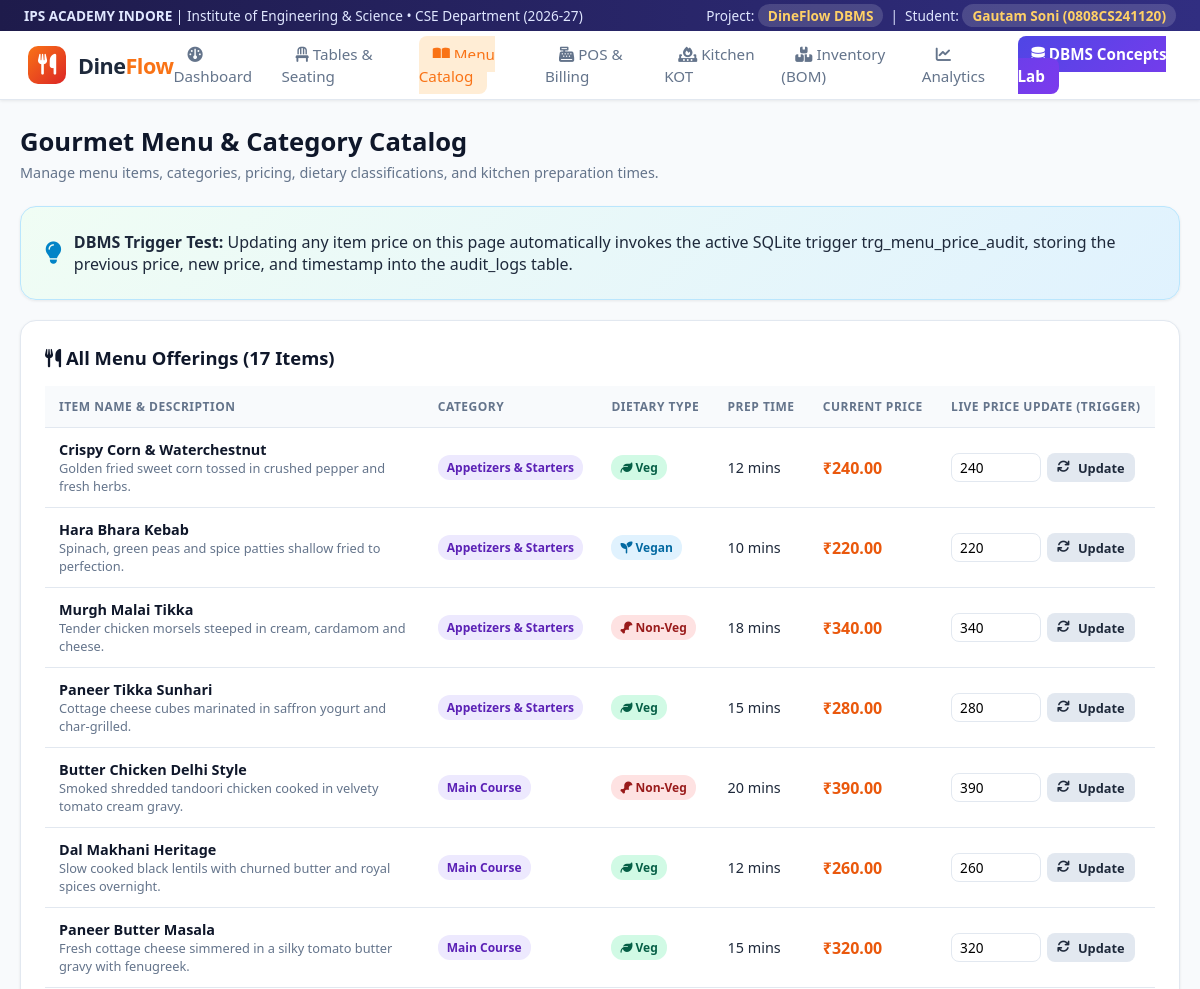
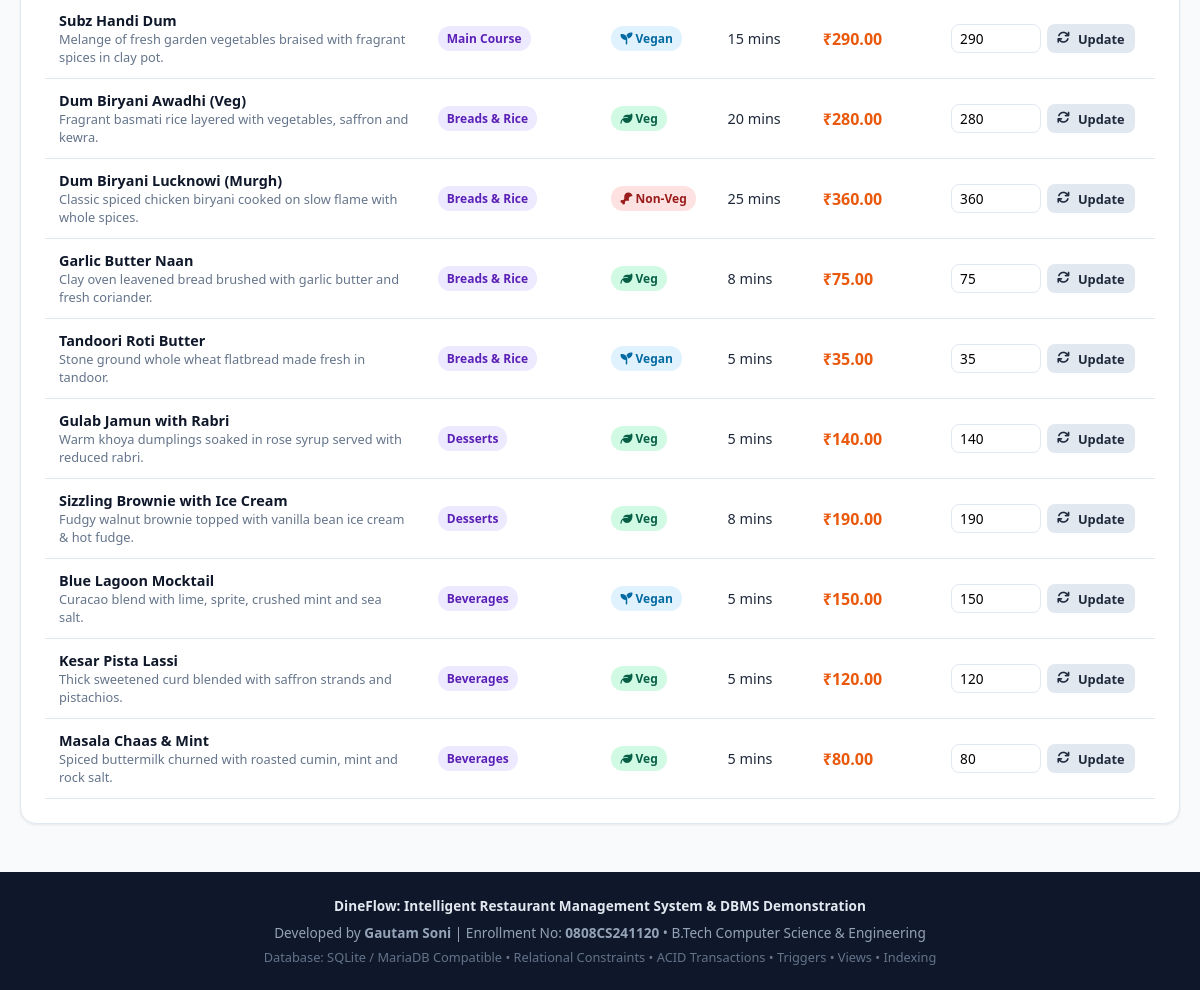
The page /menu on the database its author committed (2 pictures, top to bottom).
### tables this page shows
CREATE TABLE menu_items (
    item_id INTEGER PRIMARY KEY AUTOINCREMENT,
    category_id INTEGER NOT NULL,
    name VARCHAR(100) NOT NULL UNIQUE,
    description TEXT,
    price DECIMAL(10, 2) NOT NULL CHECK(price >= 0),
    dietary_type VARCHAR(20) NOT NULL CHECK(dietary_type IN ('Veg', 'Non-Veg', 'Vegan', 'Egg')),
    preparation_time_mins INTEGER DEFAULT 15 CHECK(preparation_time_mins > 0),
    is_available INTEGER NOT NULL DEFAULT 1 CHECK(is_available IN (0, 1)),
    image_url VARCHAR(255),
    created_at TIMESTAMP DEFAULT CURRENT_TIMESTAMP,
    FOREIGN KEY (category_id) REFERENCES categories(category_id) ON DELETE RESTRICT ON UPDATE CASCADE
);

CREATE TABLE categories (
    category_id INTEGER PRIMARY KEY AUTOINCREMENT,
    category_name VARCHAR(50) NOT NULL UNIQUE,
    description TEXT,
    display_order INTEGER DEFAULT 1
);

### app/__init__.py (the view)
    @app.route('/menu')
    def menu():
        conn = get_db_connection()
        cur = conn.cursor()
        categories = cur.execute("SELECT * FROM categories ORDER BY display_order").fetchall()
        items = cur.execute("""
            SELECT m.*, c.category_name
            FROM menu_items m
            JOIN categories c ON m.category_id = c.category_id
            ORDER BY c.display_order, m.name
        """).fetchall()
        conn.close()
        return render_template('menu.html', categories=categories, items=items)

### app/db.py (called while the page is built)
def get_db_connection():
    os.makedirs(DB_DIR, exist_ok=True)
    conn = sqlite3.connect(DB_PATH)
    conn.row_factory = sqlite3.Row
    conn.execute("PRAGMA foreign_keys = ON;")
    return conn

### app/templates/menu.html (shortened to what this page needs)
{% extends 'base.html' %}
{% block content %}
<div class="page-header">
    <div>
        <h1 class="page-title">Gourmet Menu & Category Catalog</h1>
        <p class="page-subtitle">Manage menu items, categories, pricing, dietary classifications, and kitchen preparation times.</p>
    </div>
</div>
<div class="card" style="margin-bottom:20px; background:linear-gradient(135deg, #f0fdf4, #e0f2fe); border:1px solid #bae6fd;">
    <div style="display:flex; align-items:center; gap:12px;">
        <i class="fa-solid fa-lightbulb" style="font-size:1.4rem; color:#0284c7;"></i>
        <div>
            <strong>DBMS Trigger Test:</strong> Updating any item price on this page automatically invokes the active SQLite trigger
            <code>trg_menu_price_audit</code>, storing the previous price, new price, and timestamp into the <code>audit_logs</code> table.
        </div>
    </div>
</div>
<div class="card">
    <div class="card-title">
        <span><i class="fa-solid fa-utensils"></i> All Menu Offerings ({{ items|length }} Items)</span>
    </div>
    <div class="table-responsive">
        <table class="data-table">
            <thead>
                <tr>
                    <th>Item Name & Description</th>
                    <th>Category</th>
                    <th>Dietary Type</th>
                    <th>Prep Time</th>
                    <th>Current Price</th>
                    <th>Live Price Update (Trigger)</th>
                </tr>
            </thead>
            <tbody>
                {% for item in items %}
                <tr>
                    <td>
                        <div style="font-weight:700; color:#0f172a;">{{ item.name }}</div>
                        <div style="font-size:0.8rem; color:#64748b; max-width:350px;">{{ item.description }}</div>
                    </td>
                    <td><span class="badge badge-purple">{{ item.category_name }}</span></td>
                    <td>
                        {% if item.dietary_type == 'Veg' %}
                            <span class="badge badge-success"><i class="fa-solid fa-leaf"></i> Veg</span>
                        {% elif item.dietary_type == 'Non-Veg' %}
                            <span class="badge badge-danger"><i class="fa-solid fa-drumstick-bite"></i> Non-Veg</span>
                        {% else %}
                            <span class="badge badge-info"><i class="fa-solid fa-seedling"></i> Vegan</span>
                        {% endif %}
                    </td>
                    <td>{{ item.preparation_time_mins }} mins</td>
                    <td><strong style="font-size:1rem; color:#ea580c;">₹{{ "%.2f"|format(item.price) }}</strong></td>
                    <td>
                        <form action="{{ url_for('update_menu_price') }}" method="POST" style="display:flex; gap:6px;">
                            <input type="number" step="0.5" name="new_price" value="{{ item.price }}" class="form-control" style="width:90px; padding:4px 8px; font-size:0.85rem;" required>
                            <button type="submit" class="btn btn-secondary btn-sm" title="Updates price and fires audit trigger">
                                <i class="fa-solid fa-arrows-rotate"></i> Update
                            </button>
                        </form>
                    </td>
                </tr>
                {% endfor %}
            </tbody>
        </table>
    </div>
</div>
{% endblock %}

### app/static/css/style.css (style rules this page uses)
:root { --primary: #f97316; --primary-dark: #ea580c; --primary-light: #ffedd5; --secondary: #4f46e5; --secondary-dark: #4338ca; --dark-bg: #0f172a; --card-bg: #ffffff; --text-main: #1e293b; --text-muted: #64748b; --border-color: #e2e8f0; --success: #10b981; --warning: #f59e0b; --danger: #ef4444; --info: #0ea5e9; --radius-md: 10px; --radius-lg: 16px; --shadow-sm: 0 1px 3px rgba(0,0,0,0.08); --shadow-md: 0 4px 14px rgba(0,0,0,0.06); --shadow-lg: 0 10px 25px rgba(0,0,0,0.1); }
* { box-sizing: border-box; margin: 0; padding: 0; font-family: 'Segoe UI', -apple-system, BlinkMacSystemFont, Roboto, sans-serif; }
body { background-color: #f8fafc; color: var(--text-main); display: flex; flex-direction: column; min-height: 100vh; }
.page-header { display: flex; justify-content: space-between; align-items: center; margin-bottom: 24px; }
.page-title { font-size: 1.6rem; font-weight: 700; color: #0f172a; }
.page-subtitle { font-size: 0.9rem; color: var(--text-muted); margin-top: 4px; }
.btn { display: inline-flex; align-items: center; gap: 8px; padding: 9px 18px; border-radius: 8px; font-size: 0.9rem; font-weight: 600; cursor: pointer; border: none; text-decoration: none; transition: all 0.2s ease; }
.btn-secondary { background: #e2e8f0; color: #1e293b; }
.btn-sm { padding: 5px 10px; font-size: 0.8rem; }
.card { background: var(--card-bg); border: 1px solid var(--border-color); border-radius: var(--radius-lg); padding: 24px; box-shadow: var(--shadow-sm); margin-bottom: 24px; }
.card-title { font-size: 1.15rem; font-weight: 700; margin-bottom: 16px; display: flex; justify-content: space-between; align-items: center; color: #0f172a; }
.table-responsive { overflow-x: auto; }
table.data-table { width: 100%; border-collapse: collapse; font-size: 0.9rem; }
table.data-table th, table.data-table td { padding: 12px 14px; text-align: left; border-bottom: 1px solid var(--border-color); }
table.data-table th { background: #f8fafc; color: var(--text-muted); font-weight: 600; text-transform: uppercase; font-size: 0.75rem; letter-spacing: 0.5px; }
.badge { display: inline-block; padding: 4px 9px; border-radius: 12px; font-size: 0.75rem; font-weight: 600; }
.badge-success { background: #d1fae5; color: #065f46; }
.badge-danger { background: #fee2e2; color: #991b1b; }
.badge-info { background: #e0f2fe; color: #0369a1; }
.badge-purple { background: #ede9fe; color: #5b21b6; }
.form-control { width: 100%; padding: 10px 12px; border: 1px solid var(--border-color); border-radius: 8px; font-size: 0.9rem; outline: none; background: white; }

### rows shown on the page
menu_items: name "Crispy Corn & Waterchestnut", description "Golden fried sweet corn tossed in crushed pepper and fresh herbs.", category_name "Appetizers & Starters", dietary_type "Veg" (drawn), preparation_time_mins "12", price "240.00", new_price "240"
menu_items: name "Hara Bhara Kebab", description "Spinach, green peas and spice patties shallow fried to perfection.", category_name "Appetizers & Starters", dietary_type "Vegan" (drawn), preparation_time_mins "10", price "220.00", new_price "220"
menu_items: name "Murgh Malai Tikka", description "Tender chicken morsels steeped in cream, cardamom and cheese.", category_name "Appetizers & Starters", dietary_type "Non-Veg" (drawn), preparation_time_mins "18", price "340.00", new_price "340"
menu_items: name "Paneer Tikka Sunhari", description "Cottage cheese cubes marinated in saffron yogurt and char-grilled.", category_name "Appetizers & Starters", dietary_type "Veg" (drawn), preparation_time_mins "15", price "280.00", new_price "280"
menu_items: name "Butter Chicken Delhi Style", description "Smoked shredded tandoori chicken cooked in velvety tomato cream gravy.", category_name "Main Course", dietary_type "Non-Veg" (drawn), preparation_time_mins "20", price "390.00", new_price "390"
menu_items: name "Dal Makhani Heritage", description "Slow cooked black lentils with churned butter and royal spices overnight.", category_name "Main Course", dietary_type "Veg" (drawn), preparation_time_mins "12", price "260.00", new_price "260"
menu_items: name "Paneer Butter Masala", description "Fresh cottage cheese simmered in a silky tomato butter gravy with fenugreek.", category_name "Main Course", dietary_type "Veg" (drawn), preparation_time_mins "15", price "320.00", new_price "320"
menu_items: name "Subz Handi Dum", description "Melange of fresh garden vegetables braised with fragrant spices in clay pot.", category_name "Main Course", dietary_type "Vegan" (drawn), preparation_time_mins "15", price "290.00", new_price "290"
menu_items: name "Dum Biryani Awadhi (Veg)", description "Fragrant basmati rice layered with vegetables, saffron and kewra.", category_name "Breads & Rice", dietary_type "Veg" (drawn), preparation_time_mins "20", price "280.00", new_price "280"
menu_items: name "Dum Biryani Lucknowi (Murgh)", description "Classic spiced chicken biryani cooked on slow flame with whole spices.", category_name "Breads & Rice", dietary_type "Non-Veg" (drawn), preparation_time_mins "25", price "360.00", new_price "360"
menu_items: name "Garlic Butter Naan", description "Clay oven leavened bread brushed with garlic butter and fresh coriander.", category_name "Breads & Rice", dietary_type "Veg" (drawn), preparation_time_mins "8", price "75.00", new_price "75"
menu_items: name "Tandoori Roti Butter", description "Stone ground whole wheat flatbread made fresh in tandoor.", category_name "Breads & Rice", dietary_type "Vegan" (drawn), preparation_time_mins "5", price "35.00", new_price "35"
menu_items: name "Gulab Jamun with Rabri", description "Warm khoya dumplings soaked in rose syrup served with reduced rabri.", category_name "Desserts", dietary_type "Veg" (drawn), preparation_time_mins "5", price "140.00", new_price "140"
menu_items: name "Sizzling Brownie with Ice Cream", description "Fudgy walnut brownie topped with vanilla bean ice cream & hot fudge.", category_name "Desserts", dietary_type "Veg" (drawn), preparation_time_mins "8", price "190.00", new_price "190"
menu_items: name "Blue Lagoon Mocktail", description "Curacao blend with lime, sprite, crushed mint and sea salt.", category_name "Beverages", dietary_type "Vegan" (drawn), preparation_time_mins "5", price "150.00", new_price "150"
menu_items: name "Kesar Pista Lassi", description "Thick sweetened curd blended with saffron strands and pistachios.", category_name "Beverages", dietary_type "Veg" (drawn), preparation_time_mins "5", price "120.00", new_price "120"
menu_items: name "Masala Chaas & Mint", description "Spiced buttermilk churned with roasted cumin, mint and rock salt.", category_name "Beverages", dietary_type "Veg" (drawn), preparation_time_mins "5", price "80.00", new_price "80"

### other values the page prints
{{ items|length }} "17"
